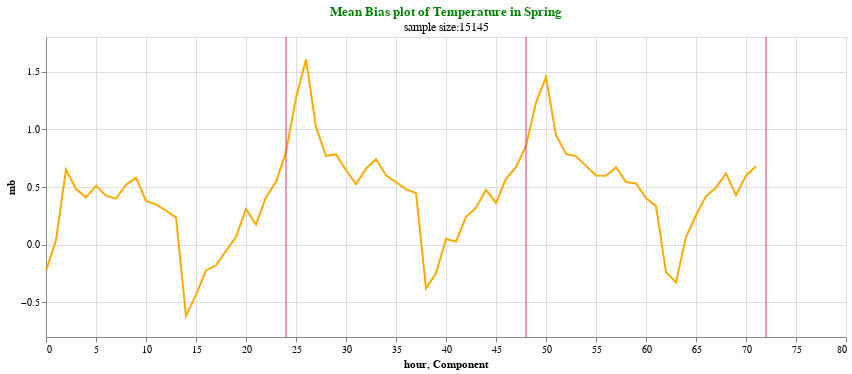

Here is the notebook cell this chart was saved with:
### Markdown cell above
#### Plotting

### Code cell
plotrmse(Spr_mb_temp,'mb',"Mean Bias plot of Temperature in Spring","sample size:" +  str(Spr["temp_dif"].count()))

### Figure 1 — Vega-Lite specification as saved in the notebook (floating-point values rounded to 4 significant figures)
{"config": {"view": {"continuousWidth": 400, "continuousHeight": 300}}, "layer": [{"data": {"name": "data-b1f7e72513587febcca566f4b6718e02"}, "mark": "line", "encoding": {"color": {"value": "#FFAA00"}, "x": {"field": "hour", "type": "quantitative"}, "y": {"field": "mb", "type": "quantitative"}}, "height": 300, "title": {"text": ["Mean Bias plot of Temperature in Spring"], "subtitle": ["sample size:15145"], "color": "green"}, "width": 800}, {"data": {"name": "data-b9dd60dc560f7891b967d8e82c37ad0c"}, "mark": {"type": "rule", "color": "#D2386C"}, "encoding": {"x": {"field": "Component", "type": "quantitative"}}}], "$schema": "https://vega.github.io/schema/vega-lite/v4.17.0.json", "datasets": {"data-b1f7e72513587febcca566f4b6718e02": [{"mb": -0.225, "hour": 0}, {"mb": 0.03913, "hour": 1}, {"mb": 0.6517, "hour": 2}, {"mb": 0.4822, "hour": 3}, {"mb": 0.41, "hour": 4}, {"mb": 0.5119, "hour": 5}, {"mb": 0.4243, "hour": 6}, {"mb": 0.3996, "hour": 7}, {"mb": 0.5198, "hour": 8}, {"mb": 0.5792, "hour": 9}, {"mb": 0.3801, "hour": 10}, {"mb": 0.3499, "hour": 11}, {"mb": 0.2941, "hour": 12}, {"mb": 0.2362, "hour": 13}, {"mb": -0.6175, "hour": 14}, {"mb": -0.4344, "hour": 15}, {"mb": -0.2235, "hour": 16}, {"mb": -0.1789, "hour": 17}, {"mb": -0.05359, "hour": 18}, {"mb": 0.0657, "hour": 19}, {"mb": 0.3093, "hour": 20}, {"mb": 0.1745, "hour": 21}, {"mb": 0.4116, "hour": 22}, {"mb": 0.5458, "hour": 23}, {"mb": 0.8031, "hour": 24}, {"mb": 1.272, "hour": 25}, {"mb": 1.605, "hour": 26}, {"mb": 1.02, "hour": 27}, {"mb": 0.7698, "hour": 28}, {"mb": 0.7825, "hour": 29}, {"mb": 0.6475, "hour": 30}, {"mb": 0.5238, "hour": 31}, {"mb": 0.6596, "hour": 32}, {"mb": 0.7398, "hour": 33}, {"mb": 0.6009, "hour": 34}, {"mb": 0.5428, "hour": 35}, {"mb": 0.4793, "hour": 36}, {"mb": 0.4481, "hour": 37}, {"mb": -0.3782, "hour": 38}, {"mb": -0.2482, "hour": 39}, {"mb": 0.04917, "hour": 40}, {"mb": 0.02792, "hour": 41}, {"mb": 0.242, "hour": 42}, {"mb": 0.3203, "hour": 43}, {"mb": 0.4758, "hour": 44}, {"mb": 0.3623, "hour": 45}, {"mb": 0.5715, "hour": 46}, {"mb": 0.6719, "hour": 47}, {"mb": 0.8556, "hour": 48}, {"mb": 1.232, "hour": 49}, {"mb": 1.453, "hour": 50}, {"mb": 0.9496, "hour": 51}, {"mb": 0.7868, "hour": 52}, {"mb": 0.7654, "hour": 53}, {"mb": 0.683, "hour": 54}, {"mb": 0.6005, "hour": 55}, {"mb": 0.5976, "hour": 56}, {"mb": 0.6711, "hour": 57}, {"mb": 0.5429, "hour": 58}, {"mb": 0.5305, "hour": 59}, {"mb": 0.4051, "hour": 60}, {"mb": 0.3343, "hour": 61}, {"mb": -0.2374, "hour": 62}, {"mb": -0.3264, "hour": 63}, {"mb": 0.06898, "hour": 64}, {"mb": 0.2528, "hour": 65}, {"mb": 0.4207, "hour": 66}, {"mb": 0.4941, "hour": 67}, {"mb": 0.6178, "hour": 68}, {"mb": 0.4279, "hour": 69}, {"mb": 0.5983, "hour": 70}, {"mb": 0.6793, "hour": 71}], "data-b9dd60dc560f7891b967d8e82c37ad0c": [{"Component": 24}, {"Component": 48}, {"Component": 72}]}}
